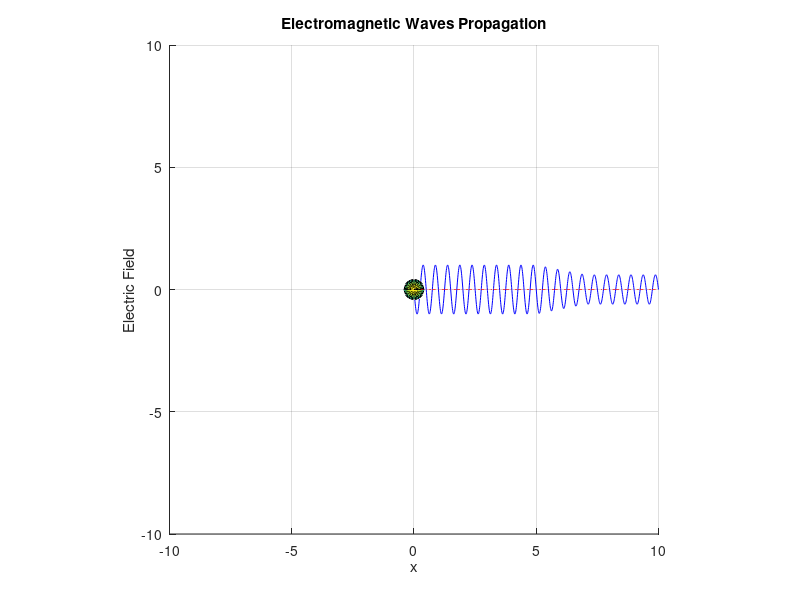

Recreate this plot in MATLAB.
% Parâmetros
freq = 10;
vel = 5;
lambda = vel / freq;

amp_e = 1;
amp_m = 1;      % Ajuste valores dos parâmetros de acordo com a necessidade.

t = linspace(0, 10, 1000); % Vetor Tempo
x = linspace(0, 10, 1000); % Vetor espacial ao longo do eixo X
y = linspace(-2, 2, 1000); % Vetor espacial ao longo do eixo Y
z = linspace(-2, 2, 1000); % Vetor espacial ao longo do eixo Z

% Criar matriz para armazenar a amplitude da onda elétrica
e_wave = zeros(size(x));

figure;
hold on;

% Nomes dos eixos
xlabel('x');
ylabel('Electric Field');
zlabel('Magnetic Field');
title('Electromagnetic Waves Propagation');

% Definir fonte de OEM como uma esfera
[X, Y, Z] = sphere;
radius = 0.4;
X1 = radius * X;
Y1 = radius * Y;
Z1 = radius * Z;
surf(X1, Y1, Z1);

% Definir limites dos eixos
xlim([-10, 10]);
ylim([-10, 10]);
zlim([-10, 10]);
grid on;
daspect([1 1 1]);

e_plot = plot3(x, zeros(size(x)), zeros(size(x)), 'b');
m_plot = plot3(x, zeros(size(x)), zeros(size(x)), 'r');
axis vis3d;

% Shade the 2D patch in the YZ plane at x=8
x_shade = [5,5,5,5];
y_shade = [-20, -20, 20, 20];
z_shade = [-20, 20, 20, -20];
patch(x_shade, y_shade, z_shade, 'k', 'FaceAlpha', 0.3);

x_shade = [7,7,7,7];
y_shade = [-20, -20, 20, 20];
z_shade = [-20, 20, 20, -20];
patch(x_shade, y_shade, z_shade, 'k', 'FaceAlpha', 0.3);

for i = 1:length(t)
    % Calcular a amplitude da onda elétrica
    e_wave = amp_e * sin(2*pi*freq*t(i) - 2*pi*freq*x/vel);
    
    % Aplicar atenuação após x = 5
    attenuation_factor = ones(size(x));
    idx = x > 5 & x <= 7;
    attenuation_factor(idx) = 1 - (x(idx) - 5) / 5;
    
    % Estabilizar a amplitude após x = 7
    idx_stabilize = x > 7;
    attenuation_factor(idx_stabilize) = 1 - (7 - 5) / 5; % Use the same attenuation factor as x = 7
    
    e_wave = e_wave .* attenuation_factor;

    % Atualizar a plotagem
    set(e_plot, 'YData', e_wave);
    set(m_plot, 'ZData', e_wave); % Para visualização, usamos a mesma amplitude para o campo magnético
    pause(0.01);
    drawnow;

end
hold off;
